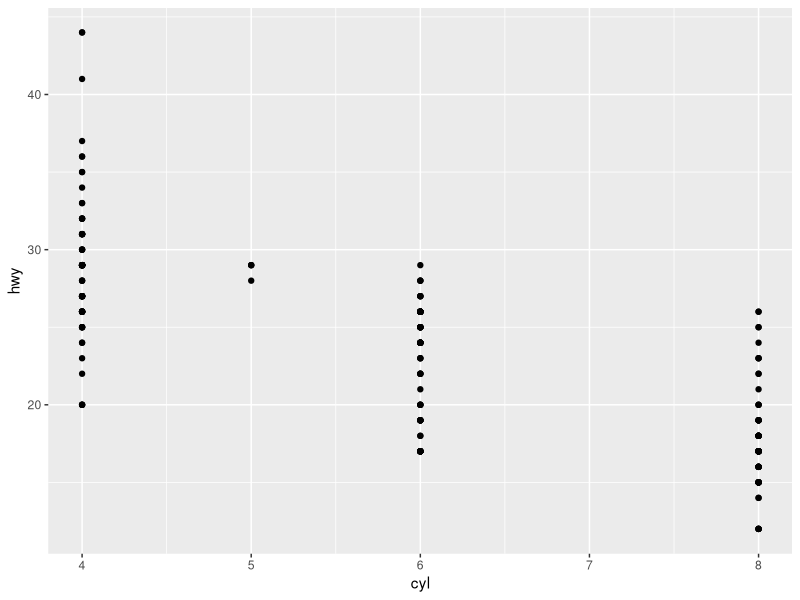
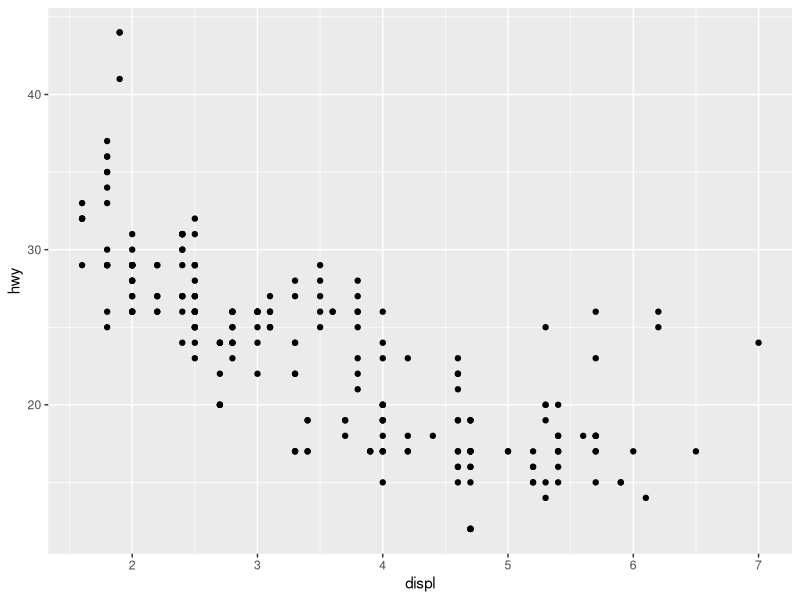

These charts were generated, in order, by the following R code:
install.packages("tidyverse")
library(tidyverse)


ggplot2::mpg

ggplot(data = mpg) + 
  geom_point(mapping = aes(x = cyl, y = hwy))

ggplot(data = mpg) + 
  geom_point(mapping = aes(x = displ, y = hwy))

filter(mpg, cyl == 8)

filter(diamonds, carat > 3)